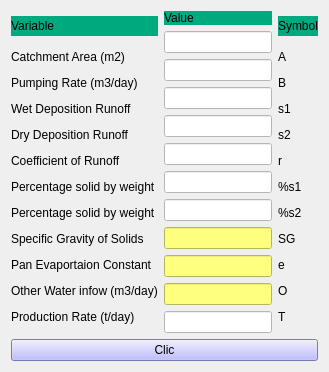
            <widget class="QWidget" name="tab_4">
             <attribute name="title">
              <string>Step 02</string>
             </attribute>
             <layout class="QGridLayout" name="gridLayout_4">
              <item row="0" column="0">
               <layout class="QVBoxLayout" name="verticalLayout_22">
                <item>
                 <layout class="QHBoxLayout" name="horizontalLayout_2">
                  <item>
                   <layout class="QVBoxLayout" name="verticalLayout_18">
                    <item>
                     <widget class="QLabel" name="label">
                      <property name="maximumSize">
                       <size>
                        <width>16777215</width>
                        <height>20</height>
                       </size>
                      </property>
                      <property name="styleSheet">
                       <string notr="true">background-color: rgb(0, 170, 127);</string>
                      </property>
                      <property name="text">
                       <string>Variable</string>
                      </property>
                     </widget>
                    </item>
                    <item>
                     <layout class="QVBoxLayout" name="verticalLayout_17">
                      <item>
                       <widget class="QLabel" name="label_25">
                        <property name="maximumSize">
                         <size>
                          <width>16777215</width>
                          <height>20</height>
                         </size>
                        </property>
                        <property name="text">
                         <string>Catchment Area (m2)</string>
                        </property>
                       </widget>
                      </item>
                      <item>
                       <widget class="QLabel" name="label_26">
                        <property name="maximumSize">
                         <size>
                          <width>16777215</width>
                          <height>20</height>
                         </size>
                        </property>
                        <property name="text">
                         <string>Pumping Rate (m3/day)</string>
                        </property>
                       </widget>
                      </item>
                      <item>
                       <widget class="QLabel" name="label_28">
                        <property name="maximumSize">
                         <size>
                          <width>16777215</width>
                          <height>20</height>
                         </size>
                        </property>
                        <property name="text">
                         <string>Wet Deposition Runoff</string>
                        </property>
                       </widget>
                      </item>
                      <item>
                       <widget class="QLabel" name="label_27">
                        <property name="maximumSize">
                         <size>
                          <width>16777215</width>
                          <height>20</height>
                         </size>
                        </property>
                        <property name="text">
                         <string>Dry Deposition Runoff</string>
                        </property>
                       </widget>
                      </item>
                      <item>
                       <widget class="QLabel" name="label_30">
                        <property name="maximumSize">
                         <size>
                          <width>16777215</width>
                          <height>20</height>
                         </size>
                        </property>
                        <property name="text">
                         <string>Coefficient of Runoff</string>
                        </property>
                       </widget>
                      </item>
                      <item>
                       <widget class="QLabel" name="label_29">
                        <property name="maximumSize">
                         <size>
                          <width>16777215</width>
                          <height>20</height>
                         </size>
                        </property>
                        <property name="text">
                         <string>Percentage solid by weight</string>
                        </property>
                       </widget>
                      </item>
                      <item>
                       <widget class="QLabel" name="label_32">
                        <property name="maximumSize">
                         <size>
                          <width>16777215</width>
                          <height>20</height>
                         </size>
                        </property>
                        <property name="text">
                         <string>Percentage solid by weight</string>
                        </property>
                       </widget>
                      </item>
                      <item>
                       <widget class="QLabel" name="label_31">
                        <property name="maximumSize">
                         <size>
                          <width>16777215</width>
                          <height>20</height>
                         </size>
                        </property>
                        <property name="text">
                         <string>Specific Gravity of Solids</string>
                        </property>
                       </widget>
                      </item>
                      <item>
                       <widget class="QLabel" name="label_34">
                        <property name="maximumSize">
                         <size>
                          <width>16777215</width>
                          <height>20</height>
                         </size>
                        </property>
                        <property name="text">
                         <string>Pan Evaportaion Constant</string>
                        </property>
                       </widget>
                      </item>
                      <item>
                       <widget class="QLabel" name="label_33">
                        <property name="maximumSize">
                         <size>
                          <width>16777215</width>
                          <height>20</height>
                         </size>
                        </property>
                        <property name="text">
                         <string>Other Water infow (m3/day)</string>
                        </property>
                       </widget>
                      </item>
                      <item>
                       <widget class="QLabel" name="label_35">
                        <property name="maximumSize">
                         <size>
                          <width>16777215</width>
                          <height>20</height>
                         </size>
                        </property>
                        <property name="text">
                         <string>Production Rate (t/day)</string>
                        </property>
                       </widget>
                      </item>
                     </layout>
                    </item>
                   </layout>
                  </item>
                  <item>
                   <layout class="QVBoxLayout" name="verticalLayout_19">
                    <item>
                     <widget class="QLabel" name="label_23">
                      <property name="maximumSize">
                       <size>
                        <width>16777215</width>
                        <height>20</height>
                       </size>
                      </property>
                      <property name="styleSheet">
                       <string notr="true">background-color: rgb(0, 170, 127);</string>
                      </property>
                      <property name="text">
                       <string>Value</string>
                      </property>
                     </widget>
                    </item>
                    <item>
                     <layout class="QVBoxLayout" name="verticalLayout_16">
                      <item>
                       <widget class="QLineEdit" name="lineEdit_IT02_F01">
                        <property name="styleSheet">
                         <string notr="true">background-color: rgb(255, 255, 255);</string>
                        </property>
                       </widget>
                      </item>
                      <item>
                       <widget class="QLineEdit" name="lineEdit_IT02_F02">
                        <property name="styleSheet">
                         <string notr="true">background-color: rgb(255, 255, 255);</string>
                        </property>
                       </widget>
                      </item>
                      <item>
                       <widget class="QLineEdit" name="lineEdit_IT02_F03">
                        <property name="styleSheet">
                         <string notr="true">background-color: rgb(255, 255, 255);</string>
                        </property>
                       </widget>
                      </item>
                      <item>
                       <widget class="QLineEdit" name="lineEdit_IT02_F04">
                        <property name="styleSheet">
                         <string notr="true">background-color: rgb(255, 255, 255);</string>
                        </property>
                       </widget>
                      </item>
                      <item>
                       <widget class="QLineEdit" name="lineEdit_IT02_F05">
                        <property name="styleSheet">
                         <string notr="true">background-color: rgb(255, 255, 255);</string>
                        </property>
                       </widget>
                      </item>
                      <item>
                       <widget class="QLineEdit" name="lineEdit_IT02_F06">
                        <property name="styleSheet">
                         <string notr="true">background-color: rgb(255, 255, 255);</string>
                        </property>
                       </widget>
                      </item>
                      <item>
                       <widget class="QLineEdit" name="lineEdit_IT02_F07">
                        <property name="styleSheet">
                         <string notr="true">background-color: rgb(255, 255, 255);</string>
                        </property>
                       </widget>
                      </item>
                      <item>
                       <widget class="QLineEdit" name="lineEdit_IT02_F08">
                        <property name="styleSheet">
                         <string notr="true">background-color: rgb(255, 255, 127);</string>
                        </property>
                       </widget>
                      </item>
                      <item>
                       <widget class="QLineEdit" name="lineEdit_IT02_F09">
                        <property name="styleSheet">
                         <string notr="true">background-color: rgb(255, 255, 127);</string>
                        </property>
                       </widget>
                      </item>
                      <item>
                       <widget class="QLineEdit" name="lineEdit_IT02_F10">
                        <property name="styleSheet">
                         <string notr="true">background-color: rgb(255, 255, 127);</string>
                        </property>
                       </widget>
                      </item>
                      <item>
                       <widget class="QLineEdit" name="lineEdit_IT02_F11">
                        <property name="styleSheet">
                         <string notr="true">background-color: rgb(255, 255, 255);</string>
                        </property>
                       </widget>
                      </item>
                     </layout>
                    </item>
                   </layout>
                  </item>
                  <item>
                   <layout class="QVBoxLayout" name="verticalLayout_21">
                    <item>
                     <widget class="QLabel" name="label_24">
                      <property name="maximumSize">
                       <size>
                        <width>16777215</width>
                        <height>20</height>
                       </size>
                      </property>
                      <property name="styleSheet">
                       <string notr="true">background-color: rgb(0, 170, 127);</string>
                      </property>
                      <property name="text">
                       <string>Symbol</string>
                      </property>
                     </widget>
                    </item>
                    <item>
                     <layout class="QVBoxLayout" name="verticalLayout_20">
                      <item>
                       <widget class="QLabel" name="label_36">
                        <property name="maximumSize">
                         <size>
                          <width>16777215</width>
                          <height>20</height>
                         </size>
                        </property>
                        <property name="text">
                         <string>A</string>
                        </property>
                       </widget>
                      </item>
                      <item>
                       <widget class="QLabel" name="label_37">
                        <property name="maximumSize">
                         <size>
                          <width>16777215</width>
                          <height>20</height>
                         </size>
                        </property>
                        <property name="text">
                         <string>B</string>
                        </property>
                       </widget>
                      </item>
                      <item>
                       <widget class="QLabel" name="label_39">
                        <property name="maximumSize">
                         <size>
                          <width>16777215</width>
                          <height>20</height>
                         </size>
                        </property>
                        <property name="text">
                         <string>s1</string>
                        </property>
                       </widget>
                      </item>
                      <item>
                       <widget class="QLabel" name="label_38">
                        <property name="maximumSize">
                         <size>
                          <width>16777215</width>
                          <height>20</height>
                         </size>
                        </property>
                        <property name="text">
                         <string>s2</string>
                        </property>
                       </widget>
                      </item>
                      <item>
                       <widget class="QLabel" name="label_41">
                        <property name="maximumSize">
                         <size>
                          <width>16777215</width>
                          <height>20</height>
                         </size>
                        </property>
                        <property name="text">
                         <string>r</string>
                        </property>
                       </widget>
                      </item>
                      <item>
                       <widget class="QLabel" name="label_40">
                        <property name="maximumSize">
                         <size>
                          <width>16777215</width>
                          <height>20</height>
                         </size>
                        </property>
                        <property name="text">
                         <string>%s1</string>
                        </property>
                       </widget>
                      </item>
                      <item>
                       <widget class="QLabel" name="label_43">
                        <property name="maximumSize">
                         <size>
                          <width>16777215</width>
                          <height>20</height>
                         </size>
                        </property>
                        <property name="text">
                         <string>%s2</string>
                        </property>
                       </widget>
                      </item>
                      <item>
                       <widget class="QLabel" name="label_42">
                        <property name="maximumSize">
                         <size>
                          <width>16777215</width>
                          <height>20</height>
                         </size>
                        </property>
                        <property name="text">
                         <string>SG</string>
                        </property>
                       </widget>
                      </item>
                      <item>
                       <widget class="QLabel" name="label_45">
                        <property name="maximumSize">
                         <size>
                          <width>16777215</width>
                          <height>20</height>
                         </size>
                        </property>
                        <property name="text">
                         <string>e</string>
                        </property>
                       </widget>
                      </item>
                      <item>
                       <widget class="QLabel" name="label_44">
                        <property name="maximumSize">
                         <size>
                          <width>16777215</width>
                          <height>20</height>
                         </size>
                        </property>
                        <property name="text">
                         <string>O</string>
                        </property>
                       </widget>
                      </item>
                      <item>
                       <widget class="QLabel" name="label_47">
                        <property name="maximumSize">
                         <size>
                          <width>16777215</width>
                          <height>20</height>
                         </size>
                        </property>
                        <property name="text">
                         <string>T</string>
                        </property>
                       </widget>
                      </item>
                     </layout>
                    </item>
                   </layout>
                  </item>
                 </layout>
                </item>
                <item>
                 <widget class="QPushButton" name="pushButton">
                  <property name="styleSheet">
                   <string notr="true">background-color: rgb(170, 170, 255);</string>
                  </property>
                  <property name="text">
                   <string>Clic</string>
                  </property>
                 </widget>
                </item>
               </layout>
              </item>
             </layout>
            </widget>
